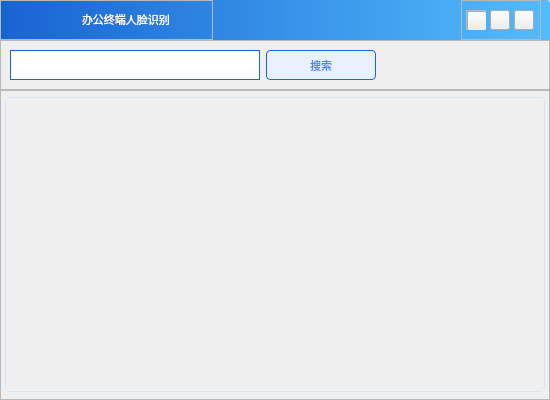
<?xml version="1.0" encoding="UTF-8"?>
<ui version="4.0">
 <class>chooseFaceWidget</class>
 <widget class="QWidget" name="chooseFaceWidget">
  <property name="geometry">
   <rect>
    <x>0</x>
    <y>0</y>
    <width>550</width>
    <height>400</height>
   </rect>
  </property>
  <property name="windowTitle">
   <string>Form</string>
  </property>
  <layout class="QGridLayout" name="gridLayout">
   <property name="leftMargin">
    <number>0</number>
   </property>
   <property name="topMargin">
    <number>0</number>
   </property>
   <property name="rightMargin">
    <number>0</number>
   </property>
   <property name="bottomMargin">
    <number>0</number>
   </property>
   <property name="horizontalSpacing">
    <number>0</number>
   </property>
   <item row="0" column="0">
    <widget class="QWidget" name="widget" native="true">
     <property name="styleSheet">
      <string notr="true">QWidget#widget{
border-image: url(:/images/images/passBg2.png);
}</string>
     </property>
     <layout class="QVBoxLayout" name="verticalLayout">
      <property name="spacing">
       <number>0</number>
      </property>
      <property name="leftMargin">
       <number>0</number>
      </property>
      <property name="topMargin">
       <number>0</number>
      </property>
      <property name="rightMargin">
       <number>0</number>
      </property>
      <property name="bottomMargin">
       <number>0</number>
      </property>
      <item>
       <widget class="QFrame" name="frame_title">
        <property name="minimumSize">
         <size>
          <width>550</width>
          <height>40</height>
         </size>
        </property>
        <property name="maximumSize">
         <size>
          <width>550</width>
          <height>40</height>
         </size>
        </property>
        <property name="styleSheet">
         <string notr="true">QFrame#frame_title
{
	border-top-left-radius:3px;
	border-top-right-radius:3px;
	background-color:qlineargradient(x1:0,y1:0,x2:1,y2:0,stop:0 rgba(0,83,207,0.9),stop:1 rgba(66,183,255,0.9));
}</string>
        </property>
        <property name="frameShape">
         <enum>QFrame::StyledPanel</enum>
        </property>
        <property name="frameShadow">
         <enum>QFrame::Raised</enum>
        </property>
        <layout class="QHBoxLayout" name="horizontalLayout_title">
         <property name="leftMargin">
          <number>0</number>
         </property>
         <property name="topMargin">
          <number>0</number>
         </property>
         <property name="bottomMargin">
          <number>0</number>
         </property>
         <item>
          <widget class="QFrame" name="frame_left">
           <property name="minimumSize">
            <size>
             <width>213</width>
             <height>40</height>
            </size>
           </property>
           <property name="maximumSize">
            <size>
             <width>213</width>
             <height>40</height>
            </size>
           </property>
           <property name="frameShape">
            <enum>QFrame::StyledPanel</enum>
           </property>
           <property name="frameShadow">
            <enum>QFrame::Raised</enum>
           </property>
           <layout class="QHBoxLayout" name="horizontalLayout_left">
            <property name="spacing">
             <number>3</number>
            </property>
            <property name="leftMargin">
             <number>3</number>
            </property>
            <property name="topMargin">
             <number>0</number>
            </property>
            <property name="rightMargin">
             <number>0</number>
            </property>
            <property name="bottomMargin">
             <number>0</number>
            </property>
            <item>
             <widget class="QLabel" name="label_logo">
              <property name="minimumSize">
               <size>
                <width>75</width>
                <height>25</height>
               </size>
              </property>
              <property name="maximumSize">
               <size>
                <width>75</width>
                <height>25</height>
               </size>
              </property>
              <property name="styleSheet">
               <string notr="true">border-image: url(:/images/images/logo1.png);</string>
              </property>
              <property name="text">
               <string/>
              </property>
             </widget>
            </item>
            <item>
             <widget class="QLabel" name="label_title">
              <property name="minimumSize">
               <size>
                <width>130</width>
                <height>25</height>
               </size>
              </property>
              <property name="maximumSize">
               <size>
                <width>130</width>
                <height>25</height>
               </size>
              </property>
              <property name="font">
               <font>
                <family>微软雅黑</family>
                <pointsize>8</pointsize>
                <weight>50</weight>
                <bold>false</bold>
               </font>
              </property>
              <property name="styleSheet">
               <string notr="true">color: rgb(255, 255, 255);</string>
              </property>
              <property name="text">
               <string>办公终端人脸识别</string>
              </property>
             </widget>
            </item>
           </layout>
          </widget>
         </item>
         <item>
          <spacer name="horizontalSpacer">
           <property name="orientation">
            <enum>Qt::Horizontal</enum>
           </property>
           <property name="sizeHint" stdset="0">
            <size>
             <width>58</width>
             <height>20</height>
            </size>
           </property>
          </spacer>
         </item>
         <item>
          <widget class="QFrame" name="frame_right">
           <property name="minimumSize">
            <size>
             <width>80</width>
             <height>40</height>
            </size>
           </property>
           <property name="maximumSize">
            <size>
             <width>80</width>
             <height>40</height>
            </size>
           </property>
           <property name="styleSheet">
            <string notr="true">border-image: url(:/images/images/topHang.png);</string>
           </property>
           <property name="frameShape">
            <enum>QFrame::StyledPanel</enum>
           </property>
           <property name="frameShadow">
            <enum>QFrame::Raised</enum>
           </property>
           <layout class="QHBoxLayout" name="horizontalLayout_right">
            <property name="spacing">
             <number>0</number>
            </property>
            <property name="leftMargin">
             <number>0</number>
            </property>
            <property name="topMargin">
             <number>0</number>
            </property>
            <property name="rightMargin">
             <number>0</number>
            </property>
            <property name="bottomMargin">
             <number>0</number>
            </property>
            <item>
             <widget class="QFrame" name="frame_return">
              <property name="minimumSize">
               <size>
                <width>20</width>
                <height>20</height>
               </size>
              </property>
              <property name="maximumSize">
               <size>
                <width>20</width>
                <height>20</height>
               </size>
              </property>
              <property name="frameShape">
               <enum>QFrame::StyledPanel</enum>
              </property>
              <property name="frameShadow">
               <enum>QFrame::Raised</enum>
              </property>
              <layout class="QHBoxLayout" name="horizontalLayout_4">
               <property name="spacing">
                <number>0</number>
               </property>
               <property name="leftMargin">
                <number>0</number>
               </property>
               <property name="topMargin">
                <number>0</number>
               </property>
               <property name="rightMargin">
                <number>0</number>
               </property>
               <property name="bottomMargin">
                <number>0</number>
               </property>
               <item>
                <widget class="QPushButton" name="btn_return">
                 <property name="minimumSize">
                  <size>
                   <width>20</width>
                   <height>20</height>
                  </size>
                 </property>
                 <property name="maximumSize">
                  <size>
                   <width>20</width>
                   <height>20</height>
                  </size>
                 </property>
                 <property name="styleSheet">
                  <string notr="true">QPushButton#btn_return
{
	border-image: url(:/images/images/return2.png);
}
QPushButton:hover{background-color:rgba(255,255,255,0.5);}
QPushButton:pressed{background-color:rgba(100,100,100,1);}</string>
                 </property>
                 <property name="text">
                  <string/>
                 </property>
                </widget>
               </item>
              </layout>
             </widget>
            </item>
            <item>
             <widget class="QPushButton" name="btn_min">
              <property name="minimumSize">
               <size>
                <width>20</width>
                <height>20</height>
               </size>
              </property>
              <property name="maximumSize">
               <size>
                <width>20</width>
                <height>20</height>
               </size>
              </property>
              <property name="styleSheet">
               <string notr="true">QPushButton#btn_min
{
	border-image: url(:/images/images/min.png);
}
QPushButton:hover{background-color:rgba(255,255,255,0.5);}
QPushButton:pressed{background-color:rgba(100,100,100,1);}</string>
              </property>
              <property name="text">
               <string/>
              </property>
             </widget>
            </item>
            <item>
             <widget class="QPushButton" name="btn_close">
              <property name="minimumSize">
               <size>
                <width>20</width>
                <height>20</height>
               </size>
              </property>
              <property name="maximumSize">
               <size>
                <width>20</width>
                <height>20</height>
               </size>
              </property>
              <property name="styleSheet">
               <string notr="true">QPushButton#btn_close
{
	border-image: url(:/images/images/close.png);
}
QPushButton:hover{background-color:rgba(255,255,255,0.5);}
QPushButton:pressed{background-color:rgba(100,100,100,1);}</string>
              </property>
              <property name="text">
               <string/>
              </property>
             </widget>
            </item>
           </layout>
          </widget>
         </item>
        </layout>
       </widget>
      </item>
      <item>
       <widget class="QFrame" name="frame">
        <property name="minimumSize">
         <size>
          <width>550</width>
          <height>50</height>
         </size>
        </property>
        <property name="maximumSize">
         <size>
          <width>550</width>
          <height>50</height>
         </size>
        </property>
        <property name="frameShape">
         <enum>QFrame::StyledPanel</enum>
        </property>
        <property name="frameShadow">
         <enum>QFrame::Raised</enum>
        </property>
        <layout class="QHBoxLayout" name="horizontalLayout">
         <property name="topMargin">
          <number>9</number>
         </property>
         <property name="bottomMargin">
          <number>9</number>
         </property>
         <item>
          <widget class="QLineEdit" name="lineEdit">
           <property name="minimumSize">
            <size>
             <width>250</width>
             <height>30</height>
            </size>
           </property>
           <property name="maximumSize">
            <size>
             <width>250</width>
             <height>30</height>
            </size>
           </property>
           <property name="styleSheet">
            <string notr="true">border: 1px solid rgb(28, 95, 245);</string>
           </property>
          </widget>
         </item>
         <item>
          <widget class="QPushButton" name="btn_search">
           <property name="minimumSize">
            <size>
             <width>110</width>
             <height>30</height>
            </size>
           </property>
           <property name="maximumSize">
            <size>
             <width>110</width>
             <height>30</height>
            </size>
           </property>
           <property name="font">
            <font>
             <family>微软雅黑</family>
             <pointsize>8</pointsize>
            </font>
           </property>
           <property name="styleSheet">
            <string notr="true">QPushButton#btn_search{
	color: rgb(75, 131, 255);
	background-color: rgb(233, 240, 255);
	border: 1px solid rgb(28, 95, 245);
	border-radius: 4px;
}

QPushButton#btn_search:hover{
	color: rgb(255, 255, 255);
	background-color: rgb(28, 95, 245);
}

QPushButton#btn_search:pressed{
	color: rgb(255, 255, 255);
	background-color: rgb(28, 95, 245);
}</string>
           </property>
           <property name="text">
            <string>搜索</string>
           </property>
          </widget>
         </item>
         <item>
          <spacer name="horizontalSpacer_2">
           <property name="orientation">
            <enum>Qt::Horizontal</enum>
           </property>
           <property name="sizeHint" stdset="0">
            <size>
             <width>40</width>
             <height>20</height>
            </size>
           </property>
          </spacer>
         </item>
        </layout>
       </widget>
      </item>
      <item>
       <widget class="QFrame" name="frame_2">
        <property name="minimumSize">
         <size>
          <width>550</width>
          <height>310</height>
         </size>
        </property>
        <property name="maximumSize">
         <size>
          <width>550</width>
          <height>310</height>
         </size>
        </property>
        <property name="frameShape">
         <enum>QFrame::StyledPanel</enum>
        </property>
        <property name="frameShadow">
         <enum>QFrame::Raised</enum>
        </property>
        <layout class="QGridLayout" name="gridLayout_2">
         <property name="leftMargin">
          <number>2</number>
         </property>
         <property name="topMargin">
          <number>5</number>
         </property>
         <property name="rightMargin">
          <number>2</number>
         </property>
         <property name="bottomMargin">
          <number>5</number>
         </property>
         <property name="spacing">
          <number>0</number>
         </property>
         <item row="0" column="0">
          <widget class="QScrollArea" name="scrollArea">
           <property name="minimumSize">
            <size>
             <width>540</width>
             <height>295</height>
            </size>
           </property>
           <property name="maximumSize">
            <size>
             <width>540</width>
             <height>295</height>
            </size>
           </property>
           <property name="styleSheet">
            <string notr="true">QScrollArea#scrollArea{
    border: 1px solid rgba(212, 229, 248, 1);
    background-color: rgb(255, 255, 255);
    border-radius: 4px;
}
QScrollArea#scrollArea QScrollBar:vertical {
    background: #f5f5f5;
    width: 10px;
    margin: 2px 0;
    border: none;
    border-radius: 5px;
}

QScrollArea#scrollArea QScrollBar::handle:vertical {
    background: #c5c5c5;
    min-height: 20px;
    border-radius: 5px;
}

QScrollArea#scrollArea QScrollBar::add-page:vertical,
QScrollArea#scrollArea QScrollBar::sub-page:vertical {
    background: #f5f5f5;
}</string>
           </property>
           <property name="widgetResizable">
            <bool>true</bool>
           </property>
           <widget class="QWidget" name="scrollAreaWidgetContents">
            <property name="geometry">
             <rect>
              <x>0</x>
              <y>0</y>
              <width>538</width>
              <height>293</height>
             </rect>
            </property>
            <property name="styleSheet">
             <string notr="true"/>
            </property>
           </widget>
          </widget>
         </item>
        </layout>
       </widget>
      </item>
     </layout>
    </widget>
   </item>
  </layout>
 </widget>
 <resources/>
 <connections/>
</ui>
